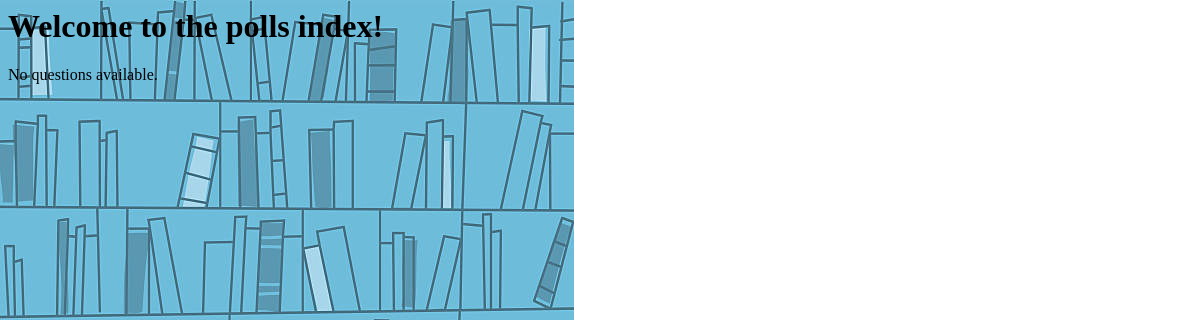
Before: /polls/ with the older database file.
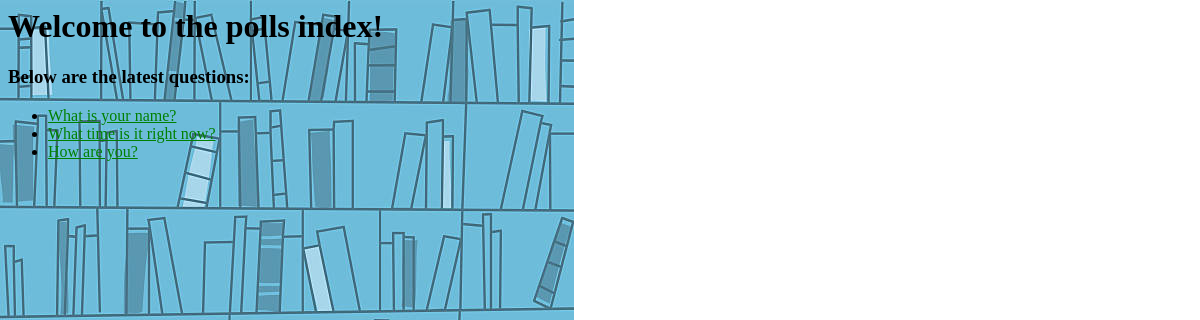
After: the same page with the newer database file.
### polls/models.py (models this page shows, shortened)
class Question(models.Model):
    question_text = models.CharField(max_length=200)
    pub_date = models.DateTimeField('date published')

### polls/views.py (the view)
# urls.py: path('', views.IndexView.as_view(), name='index'),
class IndexView(generic.ListView):
    template_name = 'polls/index.html'
    context_object_name = 'latest_question_list'
    def get_queryset(self):
        return Question.objects.filter(pub_date__lte=timezone.now()).order_by('-pub_date')

### polls/templates/polls/index.html
{% load static %}
<link rel="stylesheet" href="{% static 'polls/style.css' %}">
<body>
    <h1>Welcome to the polls index!</h1>
    {% if latest_question_list %}
        <h3>Below are the latest questions:</h3>
        <ul>
        {% for question in latest_question_list %}
            <li>
                <a href="{% url 'polls:detail' question.id %}">{{question.question_text}}</a>
            </li>
        {% endfor %}
        </ul>
    {% else %}
        <p>No questions available.</p>
    {% endif %}
</body>

### polls/static/polls/style.css (style rules this page uses)
li a { color: green; }
body { background: white url("images/background.jpg") no-repeat; }

Changed rows visible on the page:
added Question: question_text "What is your name?"
added Question: question_text "What time is it right now?"
added Question: question_text "How are you?"
Other visible differences:
text no longer shown: "No questions available."
text now shown: "Below are the latest questions:"
